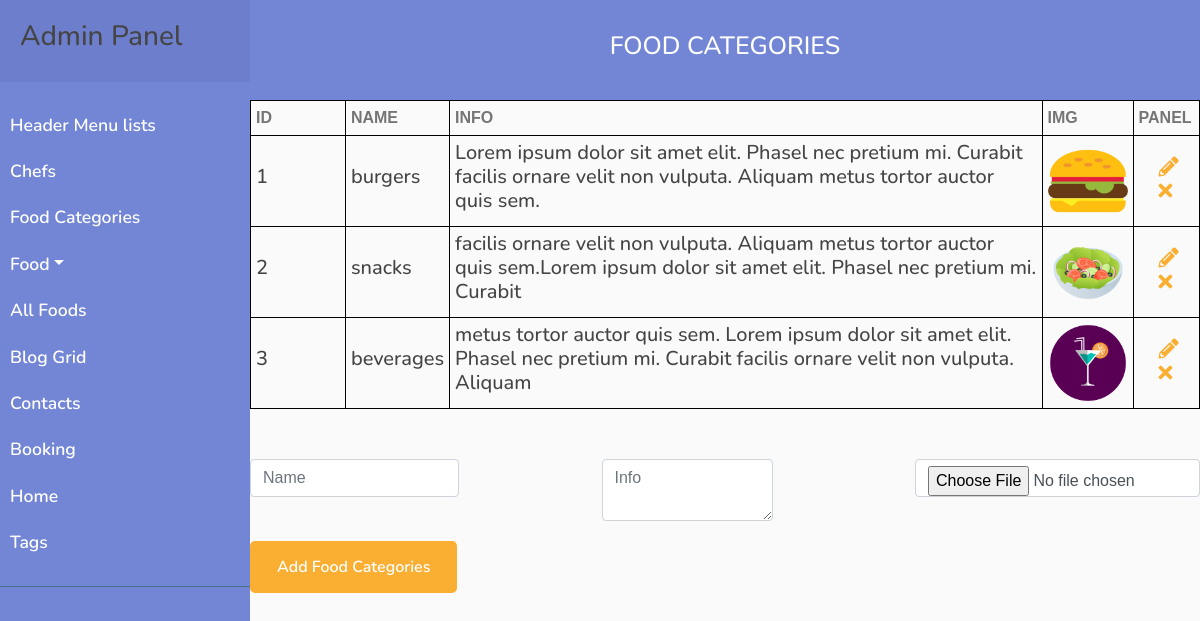
Screenshot of /php/admin/foodCategories.php with the database file from the repository.
### tables this page shows
CREATE TABLE `food_categories` (
  `id` int(16) NOT NULL,
  `name` varchar(128) NOT NULL,
  `info` text NOT NULL,
  `img` varchar(128) NOT NULL
);

### php/admin/foodCategories.php (the view, shortened to what this page needs)
<!DOCTYPE html>
<html lang="en">
<head>
    <link href="https://stackpath.bootstrapcdn.com/bootstrap/4.4.1/css/bootstrap.min.css" rel="stylesheet">
    <link href="https://cdnjs.cloudflare.com/ajax/libs/font-awesome/5.10.0/css/all.min.css" rel="stylesheet">
    <link href="../../lib/animate/animate.min.css" rel="stylesheet">
    <link href="../../lib/owlcarousel/assets/owl.carousel.min.css" rel="stylesheet">
    <link href="../../lib/flaticon/font/flaticon.css" rel="stylesheet">
    <link href="../../lib/tempusdominus/css/tempusdominus-bootstrap-4.min.css" rel="stylesheet" />
    <link href="../../css/style.css" rel="stylesheet">
</head>
<body>
    <div class="admin">
        <?php
        require_once "../../components/adminFoodNav.php";
        ?>
        <div class="admin__section admin__section_header-list">
            <div class="admin__section_head">
                <h3 class="admin__section_title">food categories</h3>
            </div>
            <div class="admin__section_content">
                <div class="admin__contact">
                    <table class="admin__table">
                        <tr>
                            <th class="admin__table_title">id</th>
                            <th class="admin__table_title">name</th>
                            <th class="admin__table_title">info</th>
                            <th class="admin__table_title">img</th>
                            <th class="admin__table_title">panel</th>
                        </tr>
                        <?php
                        $query = "SELECT * FROM food_categories";
                        $result = mysqli_query($mysqli, $query);
                        while ($row = mysqli_fetch_assoc($result)) {
                        ?>
                            <tr class="admin__section_item">
                                <td class="admin__section_item_td" style="width: 10%;">
                                    <h3 class="admin__section_item_name"><?php echo $row['id'] ?></h3>
                                </td>
                                <td class="admin__section_item_td">
                                    <h3 class="admin__section_item_name"><?php echo $row['name'] ?></h3>
                                </td>
                                <td class="admin__section_item_td">
                                    <h3 class="admin__section_item_name"><?php echo $row['info'] ?></h3>
                                </td>
                                <td class="admin__section_item_td">
                                    <div class="admin__section_img">
                                        <img src="../../img/foods/<?php echo $row['img'] ?>" alt="<?php echo $row['name'] ?>">
                                    </div>
                                </td>
                                <td class="admin__section_item_td">
                                    <a href="?id=<?php echo $row["id"] ?>">
                                        <i class="example__class admin__icon fas fa-pencil-alt"></i>
                                    </a>
                                    <a href="./foodCategories/remove.php?id=<?php echo $row["id"] ?>">
                                        <i class="admin__icon fas fa-times"></i>
                                    </a>
                                </td>
                            </tr>
                        <?php } ?>
                    </table>
                </div>
                <?php
                $name = '';
                ?>
                <form class="admin__form" action="<?php if (isset($_GET['id'])) {
                                                        echo './foodCategories/update.php';
                                                    } else {
                                                        echo './foodCategories/insert.php';
                                                    } ?>" method="POST" enctype="multipart/form-data">
                    <div class="form__flex">
                        <input class="admin__inp admin__inp_header form-control" type="text" name="name" value="<?php echo $name ?>" placeholder="Name" required>
                        <textarea class="admin__inp admin__inp_food form-control" name="info" placeholder="Info"><?php echo $info ?></textarea>
                        <input class="admin__inp form-control" type="file" name="img" <?php if (!isset($_GET['id'])) {
                                                                                            echo 'required';
                                                                                        } ?>>
                    </div>
                    <div>
                        <button class="btn custom-btn admin__form_btn">Add Food Categories</button>
                    </div>
                </form>
            </div>
        </div>
    </div>
</body>
</html>

### css/style.css (style rules this page uses)
body { color: #757575; background: #ffffff; font-family: 'open sans', sans-serif; }
h1, h2, h3, h4, h5, h6 { color: #454545; font-family: 'Nunito', sans-serif; }
a { font-family: 'Nunito', sans-serif; font-weight: 600; color: #fbaf32; transition: .3s; }
.btn.custom-btn { padding: 12px 25px; font-family: 'Nunito', sans-serif; font-size: 16px; font-weight: 600; color: #ffffff; background: #fbaf32; border: 2px solid #fbaf32; border-radius: 5px; transition: .5s; }
.form__flex { width: 100%; display: flex; justify-content: space-between; }
.admin__inp { width: 30%; }
.admin__inp_header { width: 22%; }
.admin__inp_food { width: 18%; }
.admin__form_btn { margin-top: 20px; }
body { font-family: 'Poppins', sans-serif; background: #fafafa; }
.admin { display: flex; justify-content: space-between }
.admin__section { width: calc(100% - 250px); }
.admin__section_head { width: 100%; height: 100px; background: #7386D5; display: flex; justify-content: center; align-items: center; }
.admin__section_title { font-size: 25px; color: #ffffff; text-transform: uppercase; }
.admin__section_content { width: 100%; height: calc(100% - 100px); }
.admin__table { width: 100%; border-collapse: collapse; }
.admin__table_title { text-transform: uppercase; }
.admin__table_title, .admin__section_item_td { padding: 5px; border: 1px solid black; }
.admin__section_item { width: 100%; padding: 10px; }
.admin__section_img { width: 80px; }
.admin__section_img > img { width: 100%; display: block; }
.admin__section_item_name, .admin__section_item_pos { font-size: 20px; }
.admin__section_item_td:last-child { width: 7%; }
.admin__icon { font-size: 20px; cursor: pointer; margin-left: 20px; }
.admin__form { margin-top: 50px; }

### rows the page displays
food_categories: id "1", name "burgers", info "Lorem ipsum dolor sit amet elit. Phasel nec pretium mi. Curabit facilis ornare velit non vulputa. Aliquam metus tortor auctor quis sem.", img (picture)
food_categories: id "2", name "snacks", info "facilis ornare velit non vulputa. Aliquam metus tortor auctor quis sem.Lorem ipsum dolor sit amet elit. Phasel nec pretium mi. Curabit", img (picture)
food_categories: id "3", name "beverages", info "metus tortor auctor quis sem. Lorem ipsum dolor sit amet elit. Phasel nec pretium mi. Curabit facilis ornare velit non vulputa. Aliquam", img (picture)
